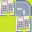

This game map was drawn from its Tiled (.tmx) file and the tilesets committed beside it. A one-line description and the full map source follow:
An orthogonal 2x2 tile map with 16x16 px tiles, 1 tile layer (Tile Layer 1).

<map version="1.5" tiledversion="1.7.2" orientation="orthogonal" renderorder="right-down" width="2" height="2" tilewidth="16" tileheight="16" infinite="0" nextlayerid="2" nextobjectid="1">
 <tileset firstgid="1" name="aw2.png" tilewidth="16" tileheight="16" tilecount="512" columns="32">
  <image source="aw2.png" trans="ffffff" width="512" height="256" />
 </tileset>
 <layer id="1" name="Tile Layer 1" width="2" height="2">
  <data>
   <tile gid="451" />
   <tile gid="67" />
   <tile gid="2" />
   <tile gid="451" />
  </data>
 </layer>
</map>
